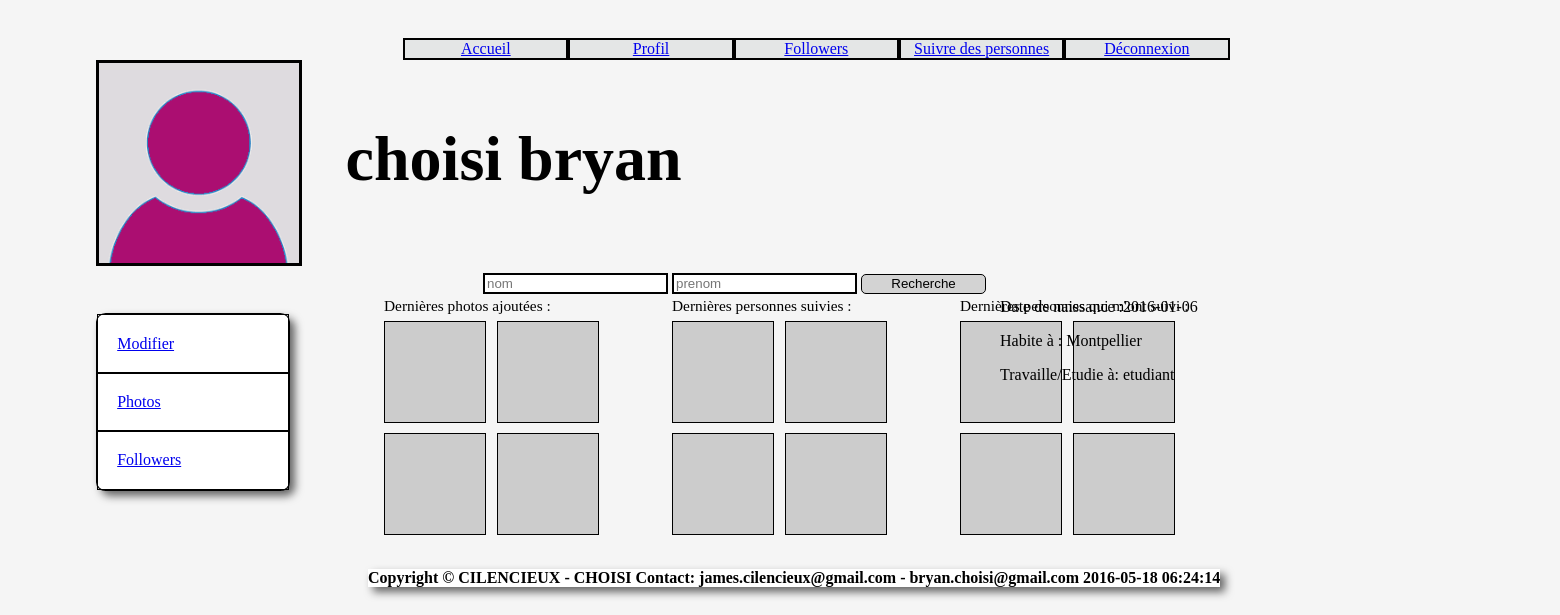
The app's page /profil.php (signed in) with its own data.
### tables this page shows
CREATE TABLE IF NOT EXISTS `utilisateur` (
  `id` int(10) unsigned NOT NULL AUTO_INCREMENT,
  `nom` varchar(100) NOT NULL,
  `prenom` varchar(100) NOT NULL,
  `mail` varchar(255) NOT NULL,
  `mdp` varchar(255) NOT NULL,
  `naissance` date NOT NULL,
  `sexe` enum('M','F') NOT NULL,
  `ville` varchar(50) DEFAULT NULL,
  `profession` varchar(100) DEFAULT NULL,
  `image` text NOT NULL,
  `idfollower` int(11) NOT NULL,
  PRIMARY KEY (`id`)
);

### profil.php (the view, shortened to what this page needs)
<!DOCTYPE html>
<html>
	<head>
		<link rel="stylesheet" href="css/style2.css">
		<link rel="stylesheet" href="css/entete_style.css">
	</head>
	<body>
		<header>
			<?php include("entete.php"); ?>
		</header>
			<div id="info2">
				<p>Date de naissance :<?php echo $resultat['naissance']?></p>
				<p>Habite à : <?php echo $resultat['ville']?></p>
				<p>Travaille/Etudie à: <?php echo $resultat['profession']?></p>
			</div>
		<div id="menu">
			<div class="dessous">
				<ul>
					<li><a href="modifier_profil.php">Modifier</a></li>
					<li><a href="mesphotos.php">Photos</a></li>
					<li><a href="followers.php">Followers</a></li>
				</ul>
			</div>
		</div>
		<div id="content2">
			<div id="addpic">
				<p class="last">Dernières photos ajoutées : </p>
				<img src="http://placehold.it/150x150"/>
				<img src="http://placehold.it/150x150"/>
				<img src="http://placehold.it/150x150"/>
				<img src="http://placehold.it/150x150"/>
			</div>
			<div id="lastfollow">
				<p class="last"> Dernières personnes suivies : </p>
				<img src="http://placehold.it/150x150"/>
				<img src="http://placehold.it/150x150"/>
				<img src="http://placehold.it/150x150"/>
				<img src="http://placehold.it/150x150"/>
			</div>
			<div id="lastfollowers">
				<p class="last"> Dernières personnes qui m'ont suivi : </p>
				<img src="http://placehold.it/150x150"/>
				<img src="http://placehold.it/150x150"/>
				<img src="http://placehold.it/150x150"/>
				<img src="http://placehold.it/150x150"/>
			</div>
		</div>
		<footer>
			<?php include("piedpage.php"); ?>
		</footer>
	</body>
</html>

### entete.php (shortened to what this page needs)
<?php
try {
    $bdd = new PDO('mysql:host=localhost;dbname=cwitter', 'root', '');
}
catch (Exception $e)
{
    die('Erreur : ' . $e->getMessage());
}
?>
<link href="css/lightbox.css" rel="stylesheet">
<div id="header">
    <ul>
        <li><a href="timeline.php">Accueil</a></li>
        <li><a href="profil.php">Profil</a></li>
        <li><a href="followers.php">Followers</a></li>
        <li><a href="suivre.php">Suivre des personnes</a></li>
        <li><a href="deconnection.php">Déconnexion</a></li>
    </ul>
</div>
<?php
    $reponse = $bdd->prepare('SELECT * FROM utilisateur where id= ?');
    $reponse->execute(array($_SESSION['id'],
    ));
    $resultat=$reponse->fetch();
?>
    <div id="header_bottom">
        <div id="photo">
            <?php
                if(!empty($resultat['image']))
                {
                    ?>
                   <a style="color: #000000 " href="utilisateur/image/<?php echo $resultat['image']; ?>" data-lightbox=profil-1> <img width="200" height="200" class="profil" src="utilisateur/image/<?php echo $resultat['image']; ?>" border="3"/> </a>
                    <?php
                }
            ?>
        </div>
        <div id="user_name">
            <h1> <?php echo $resultat['prenom'];echo "  "; echo $resultat['nom'];?>  </h1>
        </div>
    </div>
    <form action="search.php" method="post">
        <table id="search">
            <tr>
                <td><input class="input_search" type="text" placeholder="nom" name="nom"></td>
                <td><input class="input_search" type="text" placeholder="prenom" name="prenom"></td>
                <td><input class="button_search" type="submit"  value="Recherche" name="submit_search" /></td>
            </tr>
        </table>
    </form>

### css/style2.css (style rules this page uses)
html { width: 1920px; margin: 0 auto; }
body { width: 1920px; margin: 0 auto; overflow-x: hidden; background: #F5F5F5; }
#header { width:1920px; overflow: auto; margin: 0 auto; }
#header_bottom { width: 100%; clear: both; overflow:auto; }
#header_bottom #photo, #header_bottom #user_name, #header_bottom #info { float: left; }
#header_bottom #photo { padding-left: 5%; width: 13%; }
#header_bottom #user_name { margin-top: 1%; width: 35%; font-size: 200%; }
#info2 { width: 20%; position: absolute; bottom: 400px; left: 1000px; float:right; }
#menu { clear: both; }
#menu li { text-align: left; padding:10% 10%; list-style-type: none; border-style: solid; border-width: 0.1em; }
#menu ul { background-color: white; float: left; padding-left: 0%; margin-left: 5%; width: 10%; border-style: solid; border-radius: 5%; border-width: 0.1em; box-shadow: 5px 5px 9px 0px #656565; }
#content, #content2, #content3 { font-size: 120%; margin-left: 20%; width: 50%; }
#content2 img { border-style: solid; border-width: thin; margin-right: 2%; margin-bottom: 5px; height: 100px; width: 100px; }
#content2 #addpic, #content2 #lastfollow, #content2 #lastfollowers { float: left; width: 30%; overflow: hidden; height: 300px; }
.last { width: 81%; margin: 0; margin-bottom: 2%; font-size: 80%; }

### css/entete_style.css (style rules this page uses)
html { width: 1920px; margin: 0 auto; }
body { width: 1920px; margin: 0 auto; }
#header { width:1920px; overflow: auto; margin: 0 auto; }
#header ul { padding-top: 2%; width: 70%; overflow: auto; margin: 0 auto; padding-left: 12%; margin-top: 0px; }
#header li { text-align: center; list-style: none; width: 12%; margin: 0; float: left; background-color: #E4E6E6; border: 2px solid; }
#header ul li a { margin: 0; }
#header_bottom { width: 100%; clear: both; overflow:auto; }
#header_bottom #photo, #header_bottom #user_name { padding-left: 5%; width: 13%; float:left; }
#header_bottom #photo { padding-left: 5%; width: 13%; }
#header_bottom #user_name { padding-left: 0; margin-top: 1%; width: 35%; font-size: 200%; }
#search { width: auto; margin-left: 25%; }
.input_search { border : 2px solid black; color: #708090; }
.button_search { background-color:#d3d3d3; border:1px solid #000000; border-radius :5px; width: 125px; height:20px; }

### css/lightbox.css (style rules this page uses)
body:after { content: url(../images/close.png) url(../images/loading.gif) url(../images/prev.png) url(../images/next.png); display: none; }

### records on screen
utilisateur: image (placeholder picture), prenom "choisi", nom "bryan", naissance "2016-01-06", ville "Montpellier", profession "etudiant"
